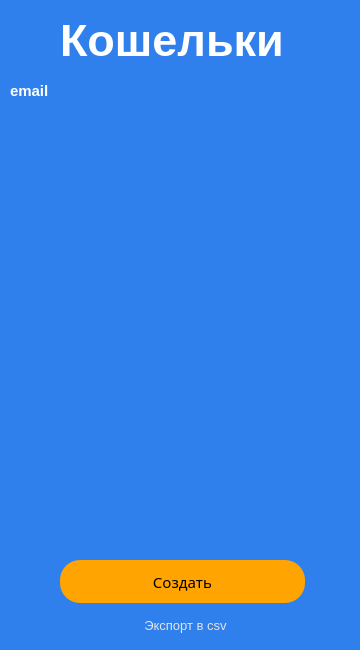
<?xml version="1.0" encoding="UTF-8"?>
<ui version="4.0">
 <class>Dialog</class>
 <widget class="QDialog" name="Dialog">
  <property name="enabled">
   <bool>true</bool>
  </property>
  <property name="geometry">
   <rect>
    <x>0</x>
    <y>0</y>
    <width>360</width>
    <height>650</height>
   </rect>
  </property>
  <property name="windowTitle">
   <string>Dialog</string>
  </property>
  <property name="styleSheet">
   <string notr="true">background: #2F80ED;</string>
  </property>
  <widget class="QLabel" name="label_login">
   <property name="geometry">
    <rect>
     <x>60</x>
     <y>10</y>
     <width>241</width>
     <height>61</height>
    </rect>
   </property>
   <property name="styleSheet">
    <string notr="true">font-family: 'Montserrat';
font-style: normal;
font-weight: 700;
font-size: 45px;
line-height: 122px;
color: #FFFFFF;</string>
   </property>
   <property name="text">
    <string>Кошельки</string>
   </property>
  </widget>
  <widget class="QLabel" name="label_mail">
   <property name="geometry">
    <rect>
     <x>10</x>
     <y>60</y>
     <width>341</width>
     <height>61</height>
    </rect>
   </property>
   <property name="styleSheet">
    <string notr="true">font-family: 'Montserrat';
font-style: normal;
font-weight: 700;
font-size: 15px;
line-height: 122px;
color: #FFFFFF;
text-align:center;</string>
   </property>
   <property name="text">
    <string>email</string>
   </property>
  </widget>
  <widget class="QListWidget" name="wallets_list">
   <property name="geometry">
    <rect>
     <x>15</x>
     <y>140</y>
     <width>331</width>
     <height>411</height>
    </rect>
   </property>
   <property name="font">
    <font>
     <family>Yu Gothic UI Semibold</family>
     <pointsize>12</pointsize>
     <weight>75</weight>
     <bold>true</bold>
    </font>
   </property>
   <property name="cursor" stdset="0">
    <cursorShape>ArrowCursor</cursorShape>
   </property>
   <property name="mouseTracking">
    <bool>false</bool>
   </property>
   <property name="acceptDrops">
    <bool>false</bool>
   </property>
   <property name="styleSheet">
    <string notr="true">QListView::item
{
margin: 5px;
height: 30px;
color: #000;
background-color:#FFF;
border-radius:15px;
padding:0 10px;
}
QListView{
border: none;
}
QListView::item:selected
{
border:none;
}</string>
   </property>
   <property name="editTriggers">
    <set>QAbstractItemView::EditKeyPressed|QAbstractItemView::SelectedClicked</set>
   </property>
   <property name="showDropIndicator" stdset="0">
    <bool>true</bool>
   </property>
   <property name="viewMode">
    <enum>QListView::ListMode</enum>
   </property>
  </widget>
  <widget class="QPushButton" name="add_btn">
   <property name="geometry">
    <rect>
     <x>60</x>
     <y>560</y>
     <width>245</width>
     <height>43</height>
    </rect>
   </property>
   <property name="font">
    <font>
     <family>Montserrat</family>
     <pointsize>-1</pointsize>
     <weight>50</weight>
     <italic>false</italic>
     <bold>false</bold>
    </font>
   </property>
   <property name="cursor">
    <cursorShape>PointingHandCursor</cursorShape>
   </property>
   <property name="styleSheet">
    <string notr="true">QPushButton{
	 background-color: #FFA400;
	border-radius: 20%;
	font-family: 'Montserrat';
	font-style: normal;
	font-weight: 400;
	font-size: 15px;
	color: #000000;
}
QPushButton:hover{
   background-color:#FFB32B;
}


</string>
   </property>
   <property name="text">
    <string>Создать</string>
   </property>
  </widget>
  <widget class="QPushButton" name="export_btn">
   <property name="enabled">
    <bool>true</bool>
   </property>
   <property name="geometry">
    <rect>
     <x>70</x>
     <y>610</y>
     <width>231</width>
     <height>31</height>
    </rect>
   </property>
   <property name="cursor">
    <cursorShape>PointingHandCursor</cursorShape>
   </property>
   <property name="styleSheet">
    <string notr="true">QPushButton {
font-family: 'Montserrat';
font-style: normal;
font-weight: 400;
font-size: 13px;
line-height: 16px;
color: #E4E4E4;
border: none;
text-align:center;
}
QPushButton:hover {
color:#fff
}</string>
   </property>
   <property name="text">
    <string>Экспорт в csv</string>
   </property>
  </widget>
 </widget>
 <resources/>
 <connections/>
</ui>
